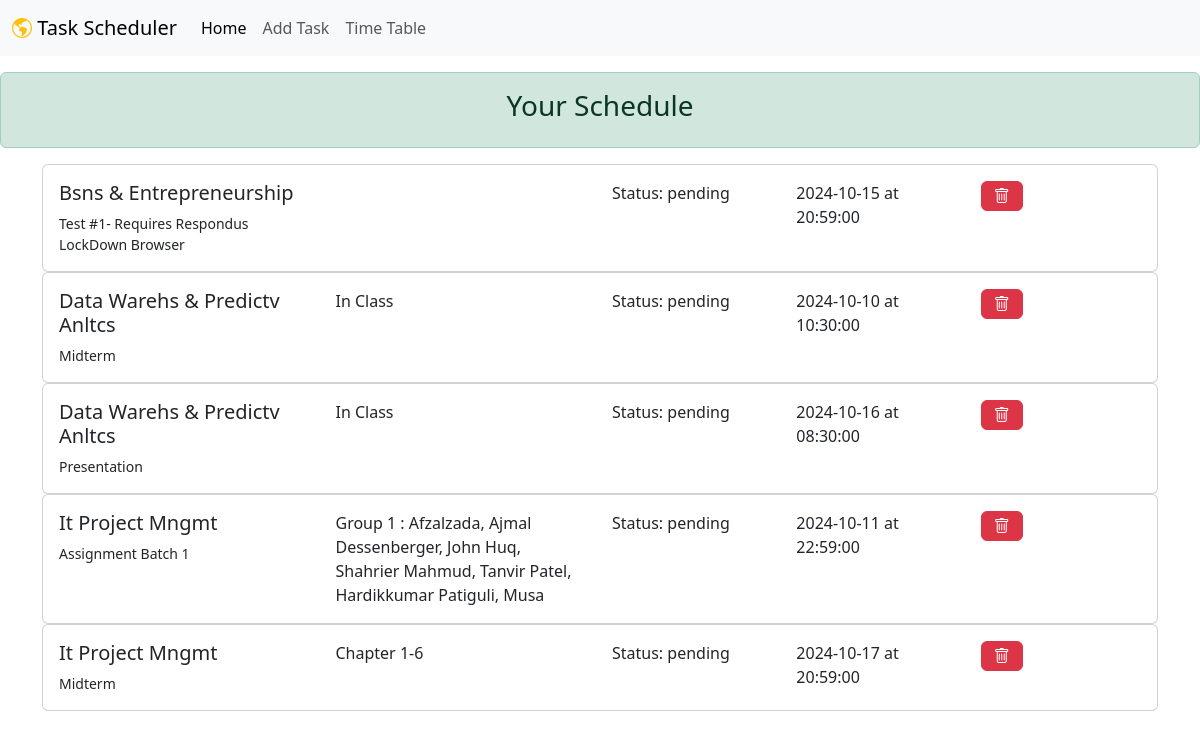
The page / on the database its author committed.
### models.py (models this page shows)
class Task(Base):
    __tablename__ = "tasks"
    id = Column(Integer, primary_key=True)
    title = Column(String, index=True)
    description = Column(String, index=True)
    subject = Column(String, index=True)
    status = Column(String, index=True, default="pending")
    date = Column(Date, index=True, default=date.today)
    time = Column(Time, index=True, default=time(
        11, 59))  # Default to 00:00:00
    owner_id = Column(Integer, ForeignKey("users.id"))
    owner = relationship("User", back_populates="items")

### main.py (the view)
@app.get("/", response_model=list[schemas.Task])
def read_items(request: Request, skip: int = 0, limit: int = 100, db: Session = Depends(get_db)):
    items = crud.get_items(db, skip=skip, limit=limit)
    return templates.TemplateResponse(name="tasks.html", context={"request": request, "tasks": items})

### templates/tasks.html
{% include './shared/header.html' without context %}
<body>
  {% include './shared/navbar.html' without context %}
  <div class="alert alert-success mt-3" role="alert">
    <h3 class="text-center">Your Schedule</h1>
  </div>
  <div class="container">{% for task in tasks %}
    <div class="row">
      <div class="col-md-12">
        <div class="card">
          <div class="card-body row">
            <div class="col-md-3">
            <h5 class="">{{ task.subject}}</h1>
            <small class="card-title"> {{ task.title }}</small>
          </div>
          <div class="col-md-3">
            <p class="card-text">{{ task.description }}</p>
          </div>
          <div class="col-md-2">
            <p>Status: {{ task.status}}</p>
          </div>
          <div class="col-md-2">
            <p class="card-text">{{ task.date }} at {{ task.time }}</p>
          </div>
          <div class="col-md-1">
            <form action="/delete/{{ task.id }}" method="post">
              <button type="submit" class="btn btn-danger"><i class="bi bi-trash"></i></button>
            </form>
          </div>
          </div>
        </div>
      </div>
    </div>
    {% endfor %}
  {% include './shared/footer.html' without context %}
</body>

### rows shown on the page
Task: subject "Bsns & Entrepreneurship", title "Test #1- Requires Respondus LockDown Browser", status "pending", date "2024-10-15", time "20:59:00"
Task: subject "Data Warehs & Predictv Anltcs", title "Midterm", description "In Class", status "pending", date "2024-10-10", time "10:30:00"
Task: subject "Data Warehs & Predictv Anltcs", title "Presentation", description "In Class", status "pending", date "2024-10-16", time "08:30:00"
Task: subject "It Project Mngmt", title "Assignment Batch 1", description "Group 1 : Afzalzada, Ajmal Dessenberger, John Huq, Shahrier Mahmud, Tanvir Patel, Hardikkumar Patiguli, Musa", status "pending", date "2024-10-11", time "22:59:00"
Task: subject "It Project Mngmt", title "Midterm", description "Chapter 1-6", status "pending", date "2024-10-17", time "20:59:00"
